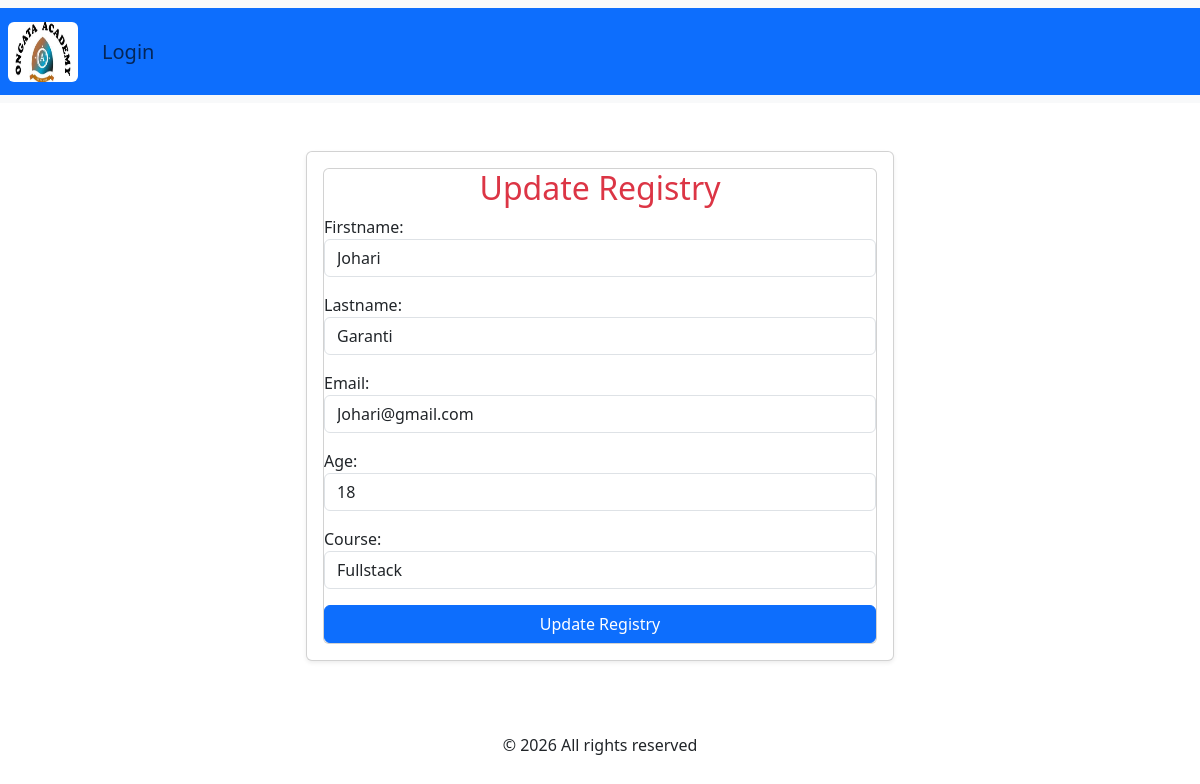
The page /update/6/ on the database as committed earlier.
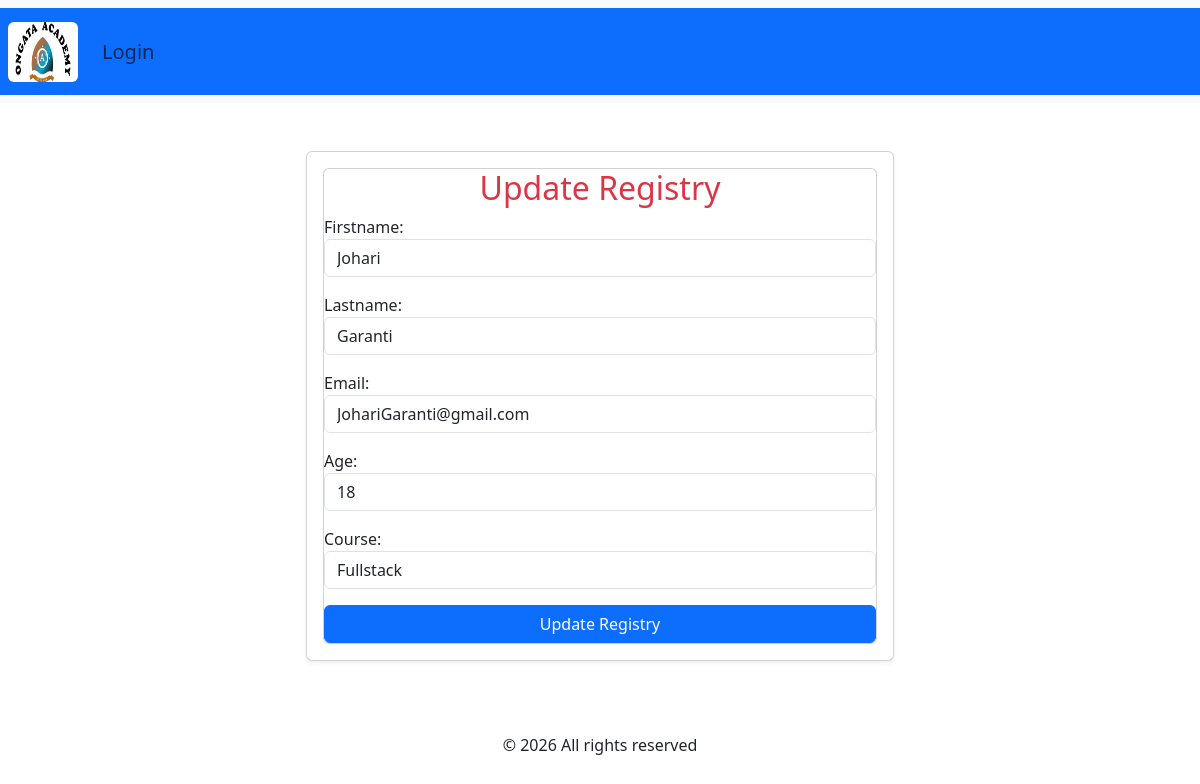
The same page on the database as committed later.
### myapp/models.py (models this page shows, shortened)
class Student(models.Model):
    firstname= models.CharField(max_length=21)
    lastname= models.CharField(max_length=21)
    age= models.IntegerField()
    course=models.CharField()
    email = models.EmailField(null=True, blank=True)

### myapp/views.py (the view)
# urls.py: path('update/<int:id>/', views.update_student, name='update'),
def update_student(request, id):
    student = get_object_or_404(Student, pk=id)
    if request.method == "POST":
        form = StudentForm(request.POST, instance=student)
        if form.is_valid():
            form.save()
            messages.success(request,"Student Data Successfully Updated")
            return redirect('students')
    else:
        form = StudentForm(instance=student)
    return render(request, 'Admin/studentform.html', {'form': form})

### myapp/forms.py
class StudentForm(forms.ModelForm):
    class Meta:
        model = Student
        fields = ['firstname', 'lastname', 'email','age', 'course']
        widgets = {
            'firstname': forms.TextInput(attrs={
                'class': 'form-control',
                'placeholder': 'Enter Your First Name'
            }),
            'lastname': forms.TextInput(attrs={
                'class': 'form-control',
                'placeholder': 'Enter Your Last Name'
            }),
            'age': forms.NumberInput(attrs={
                'class': 'form-control',
                'placeholder':'Enter age'
            }),
            'course': forms.Select(
                choices=[
                    ('Fullstack', 'Fullstack'),
                    ('Cybersecurity', 'Cybersecurity'),
                    ('Data Science', 'Data Science'),
                    ('Artificial Intelligence', 'Artificial Intelligence'),
            ],
                attrs={'class': 'form-control', 'placeholder':'Enter course'}),
            'email': forms.EmailInput(attrs={'class':'form-control','placeholder': 'Enter email'})
        }

### myapp/templates/Admin/studentform.html (shortened to what this page needs)
{% extends "base.html" %}
{%block content%}
    <div class="row justify-content-center">
        <div class="col-md-6">
            <div class="card shadow-sm p-3 mb-5 bg-body rounded">
            <div class="card body">
            <h2 class="text-danger text-center">
                {% if form.instance.id%}
                Update Registry
                {%else%}
                Register student
            {% endif %}</h2>
            <form method="POST">
            {{form.as_p}}
            <button class="btn btn-primary w-100">
                {% if form.instance.id%}Update Registry {%else%} Register{% endif %}</button>
            </form>
            </div>
            </div>
        </div>
    </div>
{% endblock %}

Rows that differ between the two databases and show on the page:
changed Student "Johari": email "Johari@gmail.com" → "JohariGaranti@gmail.com"
